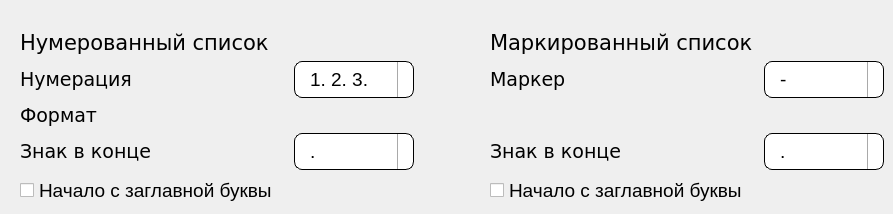
   <widget class="QWidget" name="tab_4">
    <attribute name="title">
     <string>Списки</string>
    </attribute>
    <widget class="QWidget" name="gridLayoutWidget_25">
     <property name="geometry">
      <rect>
       <x>20</x>
       <y>30</y>
       <width>394</width>
       <height>175</height>
      </rect>
     </property>
     <layout class="QGridLayout" name="gridLayout_25">
      <item row="2" column="0">
       <widget class="QLabel" name="labelSettings_86">
        <property name="font">
         <font>
          <family>Verdana</family>
          <pointsize>14</pointsize>
          <weight>50</weight>
          <italic>false</italic>
          <bold>false</bold>
         </font>
        </property>
        <property name="mouseTracking">
         <bool>false</bool>
        </property>
        <property name="text">
         <string>Формат</string>
        </property>
       </widget>
      </item>
      <item row="1" column="1">
       <widget class="QComboBox" name="CBNumberedListType">
        <property name="maximumSize">
         <size>
          <width>120</width>
          <height>16777215</height>
         </size>
        </property>
        <property name="font">
         <font>
          <pointsize>14</pointsize>
          <weight>50</weight>
          <bold>false</bold>
         </font>
        </property>
        <property name="styleSheet">
         <string notr="true">QComboBox {
        border-radius: 8px;
        border: 1px solid black;
        padding: 5px 15px;
    }
    QComboBox::drop-down {
        subcontrol-origin: padding;
        subcontrol-position: top right;
        width: 15px;
        border-left-width: 1px;
        border-left-color: darkgray;
        border-left-style: solid; /* just a single line */
        border-top-right-radius: 3px; /* same radius as the QComboBox */
        border-bottom-right-radius: 3px;
    }
    QComboBox::down-arrow {
        image: url(down_arrow.png);
    }
    QComboBox:focus {
        border: 1px solid yellow;
    }
    QComboBox::placeholder {
        color: #767e89;
    }</string>
        </property>
        <item>
         <property name="text">
          <string>1. 2. 3.</string>
         </property>
        </item>
        <item>
         <property name="text">
          <string>1 2 3 4</string>
         </property>
        </item>
        <item>
         <property name="text">
          <string>1) 2) 3)</string>
         </property>
        </item>
       </widget>
      </item>
      <item row="1" column="0">
       <widget class="QLabel" name="labelSettings_90">
        <property name="font">
         <font>
          <family>Verdana</family>
          <pointsize>14</pointsize>
          <weight>50</weight>
          <italic>false</italic>
          <bold>false</bold>
         </font>
        </property>
        <property name="mouseTracking">
         <bool>false</bool>
        </property>
        <property name="text">
         <string>Нумерация</string>
        </property>
       </widget>
      </item>
      <item row="3" column="0">
       <widget class="QLabel" name="labelSettings_88">
        <property name="font">
         <font>
          <family>Verdana</family>
          <pointsize>14</pointsize>
          <weight>50</weight>
          <italic>false</italic>
          <bold>false</bold>
         </font>
        </property>
        <property name="mouseTracking">
         <bool>false</bool>
        </property>
        <property name="text">
         <string>Знак в конце</string>
        </property>
       </widget>
      </item>
      <item row="0" column="0">
       <widget class="QLabel" name="labelSettings_89">
        <property name="font">
         <font>
          <family>Verdana</family>
          <pointsize>16</pointsize>
          <weight>50</weight>
          <italic>false</italic>
          <bold>false</bold>
         </font>
        </property>
        <property name="mouseTracking">
         <bool>false</bool>
        </property>
        <property name="text">
         <string>Нумерованный список </string>
        </property>
       </widget>
      </item>
      <item row="3" column="1">
       <widget class="QComboBox" name="CBNumberedListEndLetter">
        <property name="maximumSize">
         <size>
          <width>120</width>
          <height>16777215</height>
         </size>
        </property>
        <property name="font">
         <font>
          <pointsize>14</pointsize>
          <weight>50</weight>
          <bold>false</bold>
         </font>
        </property>
        <property name="styleSheet">
         <string notr="true">QComboBox {
        border-radius: 8px;
        border: 1px solid black;
        padding: 5px 15px;
    }
    QComboBox::drop-down {
        subcontrol-origin: padding;
        subcontrol-position: top right;
        width: 15px;
        border-left-width: 1px;
        border-left-color: darkgray;
        border-left-style: solid; /* just a single line */
        border-top-right-radius: 3px; /* same radius as the QComboBox */
        border-bottom-right-radius: 3px;
    }
    QComboBox::down-arrow {
        image: url(down_arrow.png);
    }
    QComboBox:focus {
        border: 1px solid yellow;
    }
    QComboBox::placeholder {
        color: #767e89;
    }</string>
        </property>
        <item>
         <property name="text">
          <string>.</string>
         </property>
        </item>
        <item>
         <property name="text">
          <string>:</string>
         </property>
        </item>
        <item>
         <property name="text">
          <string>,</string>
         </property>
        </item>
        <item>
         <property name="text">
          <string>!</string>
         </property>
        </item>
        <item>
         <property name="text">
          <string>?</string>
         </property>
        </item>
       </widget>
      </item>
      <item row="4" column="0">
       <widget class="QCheckBox" name="CBNumberedListCapitalize">
        <property name="font">
         <font>
          <pointsize>14</pointsize>
          <weight>50</weight>
          <bold>false</bold>
         </font>
        </property>
        <property name="text">
         <string>Начало с заглавной буквы</string>
        </property>
       </widget>
      </item>
     </layout>
    </widget>
    <widget class="QWidget" name="gridLayoutWidget_26">
     <property name="geometry">
      <rect>
       <x>490</x>
       <y>30</y>
       <width>394</width>
       <height>175</height>
      </rect>
     </property>
     <layout class="QGridLayout" name="gridLayout_26">
      <item row="1" column="1">
       <widget class="QComboBox" name="CBMarkedListType">
        <property name="maximumSize">
         <size>
          <width>120</width>
          <height>16777215</height>
         </size>
        </property>
        <property name="font">
         <font>
          <pointsize>14</pointsize>
          <weight>50</weight>
          <bold>false</bold>
         </font>
        </property>
        <property name="styleSheet">
         <string notr="true">QComboBox {
        border-radius: 8px;
        border: 1px solid black;
        padding: 5px 15px;
    }
    QComboBox::drop-down {
        subcontrol-origin: padding;
        subcontrol-position: top right;
        width: 15px;
        border-left-width: 1px;
        border-left-color: darkgray;
        border-left-style: solid; /* just a single line */
        border-top-right-radius: 3px; /* same radius as the QComboBox */
        border-bottom-right-radius: 3px;
    }
    QComboBox::down-arrow {
        image: url(down_arrow.png);
    }
    QComboBox:focus {
        border: 1px solid yellow;
    }
    QComboBox::placeholder {
        color: #767e89;
    }</string>
        </property>
        <item>
         <property name="text">
          <string>-</string>
         </property>
        </item>
        <item>
         <property name="text">
          <string>*</string>
         </property>
        </item>
        <item>
         <property name="text">
          <string>◉</string>
         </property>
        </item>
        <item>
         <property name="text">
          <string>●</string>
         </property>
        </item>
       </widget>
      </item>
      <item row="1" column="0">
       <widget class="QLabel" name="labelSettings_92">
        <property name="font">
         <font>
          <family>Verdana</family>
          <pointsize>14</pointsize>
          <weight>50</weight>
          <italic>false</italic>
          <bold>false</bold>
         </font>
        </property>
        <property name="mouseTracking">
         <bool>false</bool>
        </property>
        <property name="text">
         <string>Маркер</string>
        </property>
       </widget>
      </item>
      <item row="0" column="0">
       <widget class="QLabel" name="labelSettings_94">
        <property name="font">
         <font>
          <family>Verdana</family>
          <pointsize>16</pointsize>
          <weight>50</weight>
          <italic>false</italic>
          <bold>false</bold>
         </font>
        </property>
        <property name="mouseTracking">
         <bool>false</bool>
        </property>
        <property name="text">
         <string>Маркированный список</string>
        </property>
       </widget>
      </item>
      <item row="3" column="0">
       <widget class="QLabel" name="labelSettings_93">
        <property name="font">
         <font>
          <family>Verdana</family>
          <pointsize>14</pointsize>
          <weight>50</weight>
          <italic>false</italic>
          <bold>false</bold>
         </font>
        </property>
        <property name="mouseTracking">
         <bool>false</bool>
        </property>
        <property name="text">
         <string>Знак в конце</string>
        </property>
       </widget>
      </item>
      <item row="3" column="1">
       <widget class="QComboBox" name="CBMarkedListEndLetter">
        <property name="maximumSize">
         <size>
          <width>120</width>
          <height>16777215</height>
         </size>
        </property>
        <property name="font">
         <font>
          <pointsize>14</pointsize>
          <weight>50</weight>
          <bold>false</bold>
         </font>
        </property>
        <property name="styleSheet">
         <string notr="true">QComboBox {
        border-radius: 8px;
        border: 1px solid black;
        padding: 5px 15px;
    }
    QComboBox::drop-down {
        subcontrol-origin: padding;
        subcontrol-position: top right;
        width: 15px;
        border-left-width: 1px;
        border-left-color: darkgray;
        border-left-style: solid; /* just a single line */
        border-top-right-radius: 3px; /* same radius as the QComboBox */
        border-bottom-right-radius: 3px;
    }
    QComboBox::down-arrow {
        image: url(down_arrow.png);
    }
    QComboBox:focus {
        border: 1px solid yellow;
    }
    QComboBox::placeholder {
        color: #767e89;
    }</string>
        </property>
        <item>
         <property name="text">
          <string>.</string>
         </property>
        </item>
        <item>
         <property name="text">
          <string>:</string>
         </property>
        </item>
        <item>
         <property name="text">
          <string>,</string>
         </property>
        </item>
        <item>
         <property name="text">
          <string>!</string>
         </property>
        </item>
        <item>
         <property name="text">
          <string>?</string>
         </property>
        </item>
       </widget>
      </item>
      <item row="2" column="0">
       <widget class="QLabel" name="labelSettings_91">
        <property name="font">
         <font>
          <family>Verdana</family>
          <pointsize>14</pointsize>
          <weight>50</weight>
          <italic>false</italic>
          <bold>false</bold>
         </font>
        </property>
        <property name="mouseTracking">
         <bool>false</bool>
        </property>
        <property name="text">
         <string/>
        </property>
       </widget>
      </item>
      <item row="4" column="0">
       <widget class="QCheckBox" name="CBMarkedListCapitalize">
        <property name="font">
         <font>
          <pointsize>14</pointsize>
          <weight>50</weight>
          <bold>false</bold>
         </font>
        </property>
        <property name="text">
         <string>Начало с заглавной буквы</string>
        </property>
       </widget>
      </item>
     </layout>
    </widget>
   </widget>
